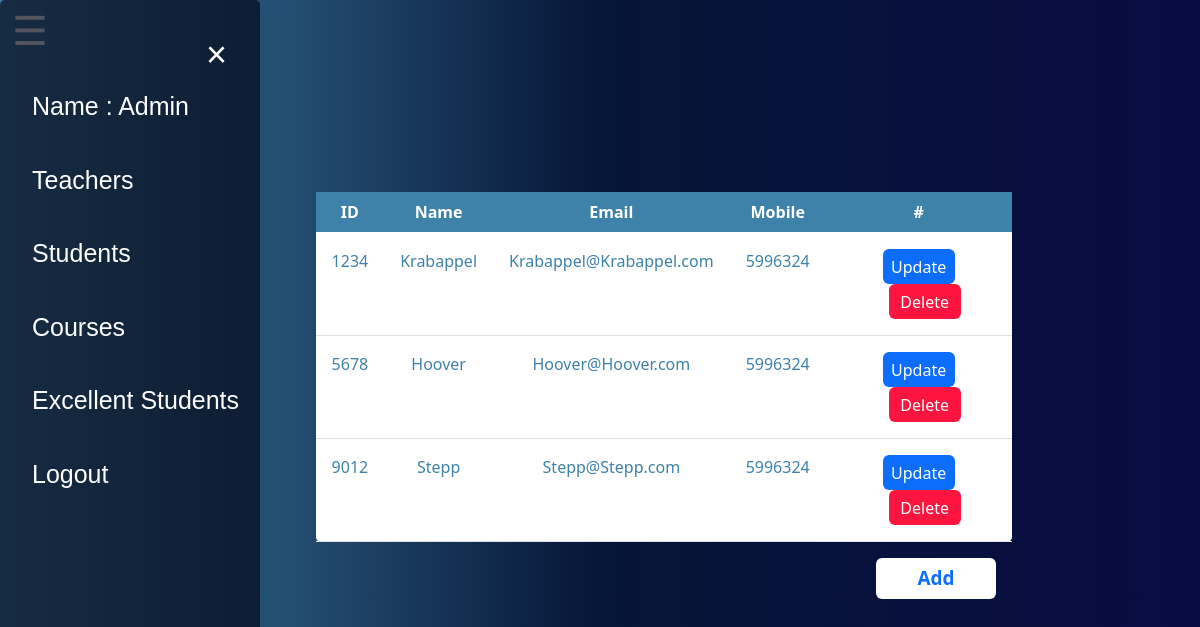
/pages/AdminTeacher.php?id=1, run on the app's committed database.
### tables this page shows
CREATE TABLE `teachers` (
  `id` int(10) NOT NULL,
  `name` varchar(20) DEFAULT NULL,
  `pass` varchar(20) DEFAULT NULL,
  `email` varchar(30) DEFAULT NULL,
  `mobile` int(20) DEFAULT NULL,
  `LastVisit` varchar(40) DEFAULT NULL
);

### pages/AdminTeacher.php (the view, shortened to what this page needs)
<?php
require("db.php");
$idAdmin = $_GET['id'];
$s = "select * from admin where id = $idAdmin";
$result = mysqli_query($conn,$s);
$ro= mysqli_fetch_assoc($result);
  $name = $ro["name"];
$sql = "select * from teachers";
$result = mysqli_query($conn,$sql);
?>
<!DOCTYPE html>
<html>
<head>
    <link rel="stylesheet" href="Css/font-awesome.css">
      <link rel="stylesheet" href="pages.css">
      <link rel="stylesheet" href="HomeStyle.css">
      <link href="https://cdn.jsdelivr.net/npm/bootstrap@5.0.1/dist/css/bootstrap.min.css" rel="stylesheet">
</head>
<body>
<div id="mySidenav" class="sidenav" style ="width :260px ">
  <a href="javascript:void(0)" class="closebtn" onclick="closeNav()">&times;</a>
  <a href="AdminBord.php?id=<?php echo $idAdmin ;?>">Name : <?php echo $name ;?></a>
    <a href="AdminTeacher.php?id=<?php echo $idAdmin ;?>">Teachers</a>
    <a href="AdminStudent.php?id=<?php echo $idAdmin ;?>">Students</a>
    <a href="AdminCourses.php?id=<?php echo $idAdmin ;?>">Courses</a>
    <a href="Adminexcellent.php?id=<?php echo $idAdmin ;?>">Excellent Students</a>
    <a href="logoutAdmin.php?id=<?php echo $idAdmin;?>">Logout</a>
</div>
<span id="icon"  onclick="openNav()">&#9776; </span>
<div class ="teachertable" style="width: 58%;
    margin-left: 6%;">
<table class="table" id ="teacher">
  <thead class="thead-dark">
    <tr>
      <th scope="col">ID</th>
      <th scope="col">Name</th>
      <th scope="col">Email</th>
      <th scope="col">Mobile</th>
      <th scope="col"> # </th>
    </tr>
  </thead>
  <tbody>
  <?php
   while($row = mysqli_fetch_assoc($result)){?>
   <tr>
     <td><?php echo $row["id"]; ?></td>
     <td><?php echo $row["name"]; ?></td>
     <td><?php echo $row["email"]; ?></td>
     <td><?php echo $row["mobile"]; ?></td>
     <td>
     <a href="updateTeacher.php?id=<?php echo $idAdmin;?> & upID=<?php echo $row["id"];?>">
     <button class ="update">Update</button></a>
     <a href="deleteTeacher.php?id=<?php echo $idAdmin;?> & delID=<?php echo $row["id"];?>">
     <button class ="delete">Delete</button></a>
     </td></tr>
   <?php }?>
  </tbody>
</table>
</div>
<div >
<a href="AddTeacher.php?id=<?php echo $idAdmin?>" style=" margin-left: 53%;">
  <button class="add" type ="submit" >Add</button> </a>
</div>
</body>
</html>

### pages/pages.css (style rules this page uses)
body { font-family: 'Montserrat' , sans-serif; }
.sidenav { font-family: 'Montserrat' , sans-serif; height: 100%; width: 0; position: fixed; z-index: 1; top: 0; left: 0; background-color:rgba(3, 4,19, 0.68); box-shadow: 0 0 20px 1px rgba(0, 0, 0, 0.1); overflow-x: hidden; transition: 0.5s; padding-top: 60px; }
.sidenav a { padding: 8px 8px 8px 32px; text-decoration: none; font-size: 25px; color: white; display: block; transition: 0.3s; margin-top: 20px; }
.sidenav .closebtn { position: absolute; top: 0; right: 25px; font-size: 36px; margin-left: 50px; }
#icon { font-size: 40px; cursor: pointer; margin-left: 1%; color: #FFFEFD; }
#teacher { background-color: white; margin-top: 10%; margin-left: 35%; color: #3f82a9;; }
#teacher th { border-radius: 0%; color: white; background: #3f82a9; }
.teachertable { text-align: center; width: 33%; margin-left: 20%; margin-top: 11%; }
.add { color: #3f82a9; background-color: white; font-size: 19px; font-weight: 600; width: 10%; border: solid; }

### pages/HomeStyle.css (style rules this page uses)
* { margin: 0; padding: 0; box-sizing: border-box; border-radius: 5px; }
body { background: -webkit-linear-gradient(right,#090c42,#061637,#3f82a9); font-family: 'Montserrat' , sans-serif; background-size: cover; }

### pages/AdminTeacher.php (style rules this page uses)
.update { background-color: #0d6efd; height: 35px; border: none; width: 72px; border-radius: 6px; color: white; }
.add { background-color: white; height: 41px; border: none; margin-left: 20%; width: 10%; border-radius: 6px; font :bold; color: #0d6efd; }
.delete { background-color: #fd0d39f7; height: 35px; border: none; width: 72px; border-radius: 6px; margin-left: 12px; color: white; }
.table td { padding : 16px; }

### data on the page
teachers: id "1234", name "Krabappel", email "Krabappel@Krabappel.com", mobile "5996324"
teachers: id "5678", name "Hoover", email "Hoover@Hoover.com", mobile "5996324"
teachers: id "9012", name "Stepp", email "Stepp@Stepp.com", mobile "5996324"

### other printed values
$name "Admin"
